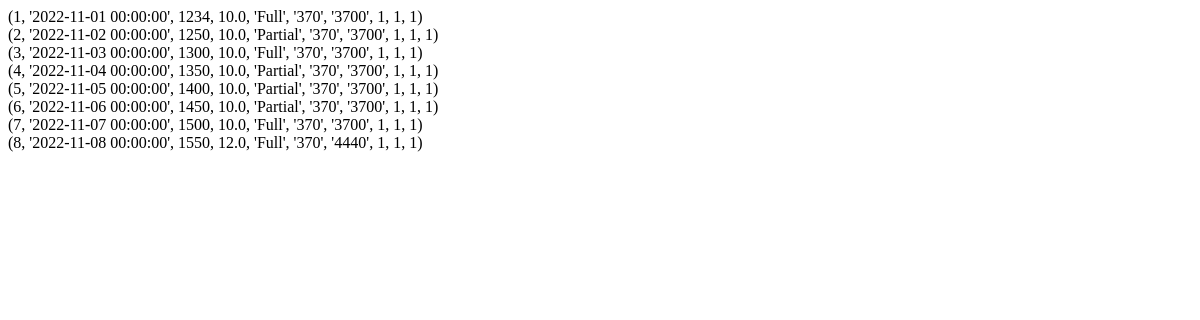
/listRecords, run on an earlier commit of the app's database.
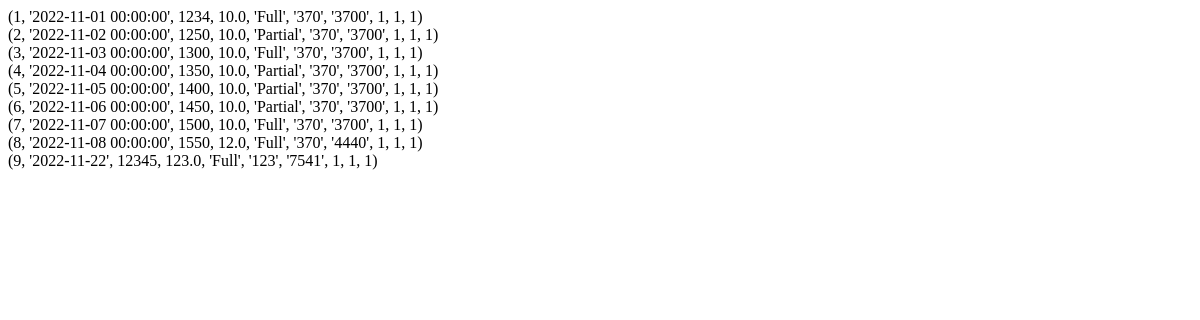
And on a later commit of the database.
### tables this page shows
CREATE TABLE `refuelEntries` (
  `idrefuelEntries` INTEGER,
  `refuelDate` DATETIME NULL,
  `refuelMileage` INT NULL,
  `refuelQty` DOUBLE NULL,
  `refuelType` TEXT CHECK (`refuelType` IN ("Full", "Partial")) NULL,
  `refuelUnitPrice` VARCHAR(45) NULL,
  `refuelAmount` VARCHAR(45) NULL,
  `fuelType_idfuelType` INT NOT NULL,
  `Vehicle_idVehicle` INT NOT NULL,
  `Units_idUnits` INT NOT NULL,
  PRIMARY KEY (`idrefuelEntries`),
  CONSTRAINT `fk_refuelEntries_fuelType`
    FOREIGN KEY (`fuelType_idfuelType`)
    REFERENCES `fuelType` (`idfuelType`)
    ON DELETE NO ACTION
    ON UPDATE NO ACTION,
  CONSTRAINT `fk_refuelEntries_Vehicle1`
    FOREIGN KEY (`Vehicle_idVehicle`)
    REFERENCES `Vehicle` (`idVehicle`)
    ON DELETE NO ACTION
    ON UPDATE NO ACTION,
  CONSTRAINT `fk_refuelEntries_Units1`
    FOREIGN KEY (`Units_idUnits`)
    REFERENCES `Units` (`idUnits`)
    ON DELETE NO ACTION
    ON UPDATE NO ACTION);

### app.py (the view)
@app.route("/listRecords")
def listRecords():
    RECORDS = selectAll("refuelEntries")
    return render_template("listRecords.html", records=RECORDS)

### dbhelper.py (called while the page is built)
def selectAll(tableName):
    conn = sqlite3.connect(DATABASE)
    cursor = conn.cursor()
    cursor.execute(f"SELECT * from {tableName}")
    result = cursor.fetchall();
    conn.commit()
    conn.close()
    return result

### templates/listRecords.html
{% extends "layout.html" %}
  {% block body %}
      {% for record in records %}
      {{ record }} <br>
              {% endfor %}
  {% endblock %}

### templates/layout.html (shortened to what this page needs)
<!DOCTYPE html>
<html lang="en">
    <head>
    </head>
    <body>
        {% block body %}{% endblock %}
    </body>
</html>

What changed in the data, as far as the page shows it:
added refuelEntries: record "(9, '2022-11-22', 12345, 123.0, 'Full', '123', '7541', 1, 1, 1)"
